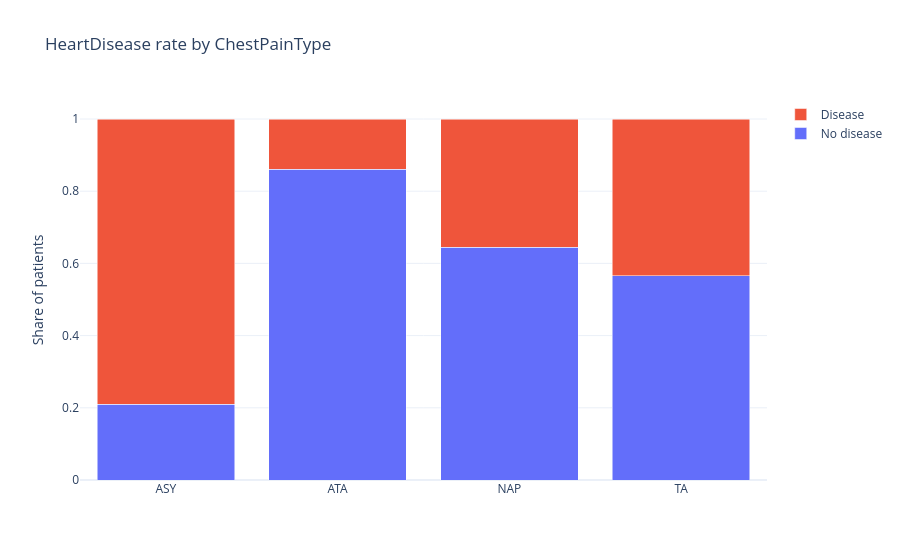

The code cell stored with this chart in its notebook:
### Markdown cell above
<details>
<summary>Show code</summary>

```python
pain_by_outcome = pd.crosstab(heart_df["ChestPainType"], heart_df["HeartDisease"], normalize="index")

pain_figure = go.Figure()
pain_figure.add_trace(go.Bar(name="No disease", x=pain_by_outcome.index, y=pain_by_outcome[0]))
pain_figure.add_trace(go.Bar(name="Disease", x=pain_by_outcome.index, y=pain_by_outcome[1]))
pain_figure.update_layout(
    title="HeartDisease rate by ChestPainType",
    yaxis_title="Share of patients",
    barmode="stack",
    template="plotly_white",
)
pain_figure.show()
```

</details>

### Code cell
pain_by_outcome = pd.crosstab(heart_df["ChestPainType"], heart_df["HeartDisease"], normalize="index")

pain_figure = go.Figure()
pain_figure.add_trace(go.Bar(name="No disease", x=pain_by_outcome.index, y=pain_by_outcome[0]))
pain_figure.add_trace(go.Bar(name="Disease", x=pain_by_outcome.index, y=pain_by_outcome[1]))
pain_figure.update_layout(
    title="HeartDisease rate by ChestPainType",
    yaxis_title="Share of patients",
    barmode="stack",
    template="plotly_white",
)
pain_figure.show()

### Figure 1 — Plotly figure (JSON) as saved in the notebook; plotly's stock layout.template omitted (floating-point values rounded to 4 significant figures)
{"data": [{"name": "No disease", "type": "bar", "x": ["ASY", "ATA", "NAP", "TA"], "y": [0.2097, 0.8613, 0.6453, 0.5652]}, {"name": "Disease", "type": "bar", "x": ["ASY", "ATA", "NAP", "TA"], "y": [0.7903, 0.1387, 0.3547, 0.4348]}], "layout": {"barmode": "stack", "title": {"text": "HeartDisease rate by ChestPainType"}, "yaxis": {"title": {"text": "Share of patients"}}}}
